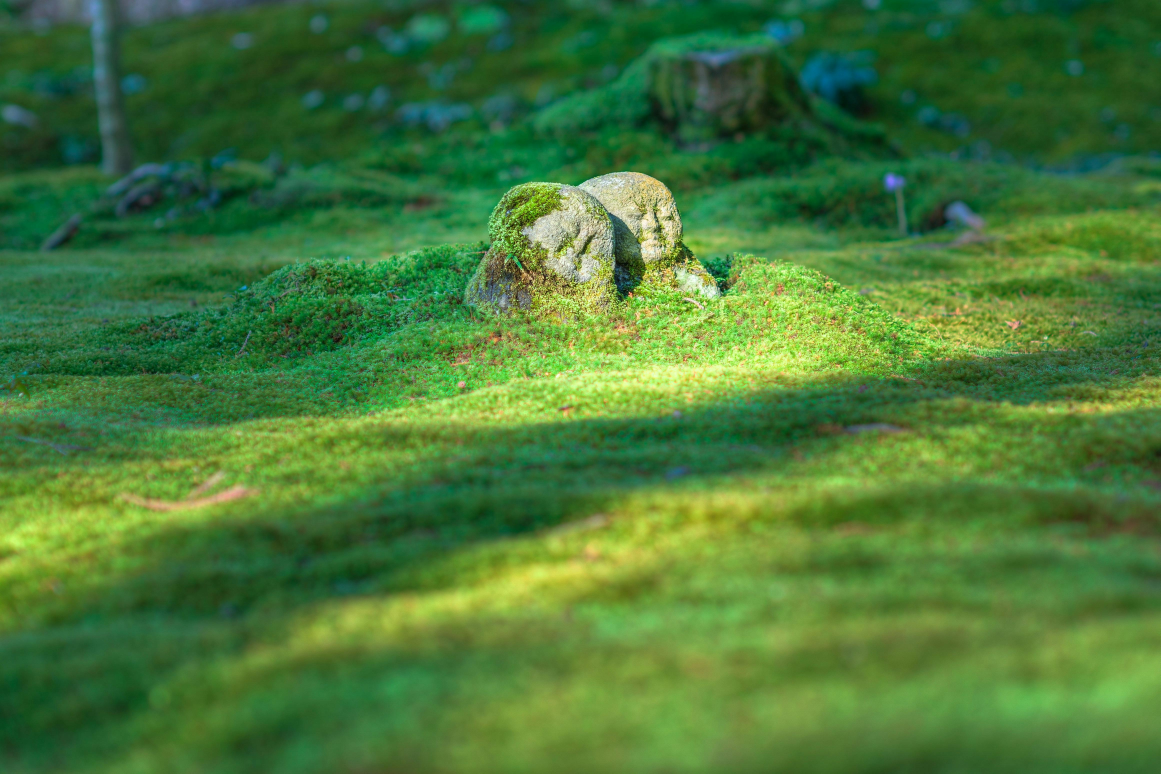
#> input picture images/pexels-pixabay-302100.jpg, 4641 x 3094 px (shown at 1/4 size); its folder holds only this picture in this run
$ python optimize_images.py
#> lines starting #> are read from the running program, lines starting #| are printed output that depends on the picture
#!/usr/bin/env python3
"""
Image Optimization Script for PHASE 4
Converts images to WebP, generates responsive variants, and optimizes for web.

Usage:
    python3 optimize_images.py

Requirements:
    - Pillow (PIL)
    - Optional: imagemagick for advanced formats

Output:
    - /images/optimized/webp/ - WebP versions
    - /images/optimized/jpg/ - Optimized JPEGs
    - /images/optimized/variants.json - Mapping for srcset generation
"""

import os
import json
from pathlib import Path
from PIL import Image
import sys

# Configuration
IMAGES_DIR = Path(__file__).parent / 'images'
OPTIMIZED_DIR = IMAGES_DIR / 'optimized'
WEBP_DIR = OPTIMIZED_DIR / 'webp'
JPG_DIR = OPTIMIZED_DIR / 'jpg'

# Variants to generate (width, quality)
VARIANTS = {
    'mobile': {'width': 640, 'quality': 85},
    'tablet': {'width': 1024, 'quality': 87},
    'desktop': {'width': 1440, 'quality': 90},
}

FALLBACK_FORMAT = 'jpg'
FALLBACK_QUALITY = 85


def setup_directories():
    """Create required directories."""
    WEBP_DIR.mkdir(parents=True, exist_ok=True)
    JPG_DIR.mkdir(parents=True, exist_ok=True)
    print(f"✅ Directories created")


def get_images():
    """Get all image files from source directory."""
    extensions = {'.jpg', '.jpeg', '.png', '.gif', '.bmp'}
    images = [
        f for f in IMAGES_DIR.glob('*')
        if f.suffix.lower() in extensions and f.name != '.DS_Store'
    ]
    return sorted(images)


def optimize_image(src_path, dest_dir, format_type, width=None, quality=None):
    """
    Optimize and convert image.

    Args:
        src_path: Source image path
        dest_dir: Destination directory
        format_type: 'webp' or 'jpg'
        width: Target width (maintains aspect ratio)
        quality: JPEG/WebP quality (1-100)

    Returns:
        Destination path if successful, None otherwise
    """
#> called with format_type = 'webp', width = 640, quality = 85
    try:
        # Open image
        img = Image.open(src_path)
#> img is the input picture: PIL image 4641x3094 RGB; mean R, G, B 72.3, 120.4, 56.2

        # Convert RGBA to RGB for JPEG (no transparency)
        if img.mode in ('RGBA', 'LA', 'P'):
            # Create white background
            background = Image.new('RGB', img.size, (255, 255, 255))
            if img.mode == 'P':
                img = img.convert('RGBA')
            background.paste(img, mask=img.split()[-1] if img.mode in ('RGBA', 'LA') else None)
            img = background
        elif img.mode != 'RGB':
            img = img.convert('RGB')

        # Resize if width specified
        if width:
            ratio = width / img.width
#> ratio = 0.138
            new_height = int(img.height * ratio)
#> new_height = 426
            img = img.resize((width, new_height), Image.Resampling.LANCZOS)
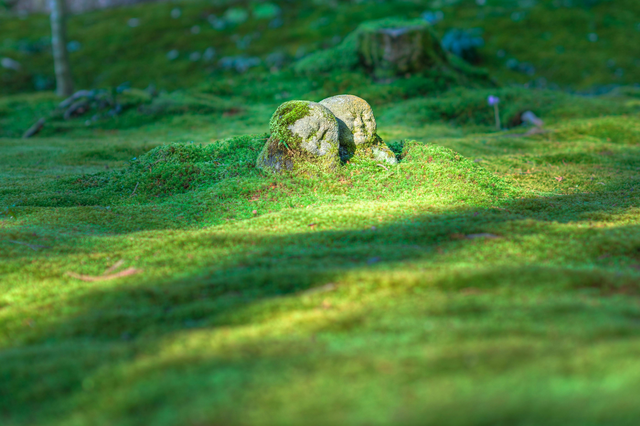
#> img: PIL image 640x426 RGB; mean R, G, B 72.3, 120.4, 56.2

        # Create filename
        stem = src_path.stem
        variant_suffix = f"_{width}w" if width else ""
        dest_filename = f"{stem}{variant_suffix}.{format_type}"
        dest_path = dest_dir / dest_filename

        # Save with appropriate settings
        if format_type == 'webp':
            img.save(dest_path, 'WEBP', quality=quality or 85, method=6)
        else:  # jpg
            img.save(dest_path, 'JPEG', quality=quality or FALLBACK_QUALITY, optimize=True)

        return dest_path

    except Exception as e:
        print(f"❌ Error processing {src_path.name}: {e}")
        return None


def generate_srcset(image_name):
    """
    Generate srcset HTML attribute for responsive images.

    Args:
        image_name: Base image name (without extension)

    Returns:
        String with srcset attribute
    """
#> called with image_name = 'pexels-pixabay-302100'
    srcset_items = []

    # WebP variants
    for variant_name, config in VARIANTS.items():
        width = config['width']
        webp_file = f"{image_name}_{width}w.webp"
        srcset_items.append(f"./images/optimized/webp/{webp_file} {width}w")

    # Fallback JPEG (full size)
    jpg_file = f"{image_name}.jpg"
    srcset_items.append(f"./images/{jpg_file}")

    return ', '.join(srcset_items)


def generate_picture_html(image_name, alt_text=""):
    """
    Generate HTML <picture> element for optimal responsive images.

    Args:
        image_name: Base image name
        alt_text: Alt text for accessibility

    Returns:
        HTML string
    """
    html = f'''<picture>
    <!-- WebP format (modern browsers) -->
    <source srcset="./images/optimized/webp/{image_name}_640w.webp 640w,
                    ./images/optimized/webp/{image_name}_1024w.webp 1024w,
                    ./images/optimized/webp/{image_name}_1440w.webp 1440w"
            type="image/webp"
            sizes="(max-width: 640px) 100vw,
                   (max-width: 1024px) 100vw,
                   1440px">

    <!-- JPEG fallback (older browsers) -->
    <img src="./images/{image_name}.jpg"
         alt="{alt_text}"
         loading="lazy"
         width="1440"
         height="900"
         class="responsive-img">
</picture>'''
    return html


def process_images():
    """Process all images and generate variants."""
    images = get_images()

    if not images:
        print("❌ No images found in /images directory")
        return

    print(f"📸 Found {len(images)} images")
    print()

    variants_map = {}

    for idx, src_path in enumerate(images, 1):
        image_name = src_path.stem
        print(f"[{idx}/{len(images)}] Processing: {src_path.name}")

        # Generate WebP variants (multiple sizes)
        webp_variants = []
        for variant_name, config in VARIANTS.items():
            webp_path = optimize_image(
                src_path,
                WEBP_DIR,
                'webp',
                width=config['width'],
                quality=config['quality']
            )
            if webp_path:
                original_size = src_path.stat().st_size
                optimized_size = webp_path.stat().st_size
                savings = ((original_size - optimized_size) / original_size) * 100
                print(f"  ✓ WebP {variant_name:8} ({config['width']:4}w): -{savings:.1f}%")
                webp_variants.append({
                    'variant': variant_name,
                    'width': config['width'],
                    'file': webp_path.name
                })

        # Generate JPEG fallback (full resolution, optimized)
        jpg_path = optimize_image(
            src_path,
            JPG_DIR,
            'jpg',
            quality=FALLBACK_QUALITY
        )
        if jpg_path:
            original_size = src_path.stat().st_size
            optimized_size = jpg_path.stat().st_size
            savings = ((original_size - optimized_size) / original_size) * 100
            print(f"  ✓ JPEG fallback: -{savings:.1f}%")

        # Store mapping
        variants_map[image_name] = {
            'original': src_path.name,
            'webp': webp_variants,
            'jpg_fallback': jpg_path.name if jpg_path else None,
            'srcset': generate_srcset(image_name),
            'picture_html': generate_picture_html(image_name, alt_text=f"Japan Ski Trip - {image_name}")
        }

        print()

    # Save variants mapping
    variants_file = OPTIMIZED_DIR / 'variants.json'
    with open(variants_file, 'w') as f:
        json.dump(variants_map, f, indent=2)

    print(f"✅ Variants mapping saved to: {variants_file}")
    print()

    # Summary
    total_original = sum(img.stat().st_size for img in images)
    total_webp = sum(f.stat().st_size for f in WEBP_DIR.glob('**/*.webp'))
    total_jpg = sum(f.stat().st_size for f in JPG_DIR.glob('**/*.jpg'))

    print("📊 Summary:")
    print(f"  Original total:  {total_original / 1024 / 1024:.2f} MB")
    print(f"  WebP variants:   {total_webp / 1024 / 1024:.2f} MB")
    print(f"  JPEG fallback:   {total_jpg / 1024 / 1024:.2f} MB")
    print(f"  Savings (WebP):  {((total_original - total_webp) / total_original) * 100:.1f}%")
    print()
    print("✨ PHASE 4 Image Optimization Complete!")


if __name__ == '__main__':
    try:
        setup_directories()
        process_images()
    except KeyboardInterrupt:
        print("\n⚠️ Interrupted by user")
        sys.exit(1)
    except Exception as e:
        print(f"\n❌ Error: {e}")
        sys.exit(1)
